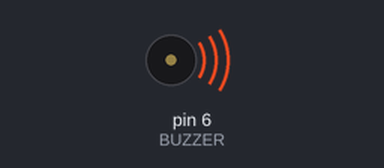
A sketch run on a simulated Arduino Uno, built with avr-gcc and run on an emulated ATmega328P. On the bench: buzzer (waves = sounding). No radio packets arrive unless stated.

Above: at 0.01 s.
At 0.6 s:
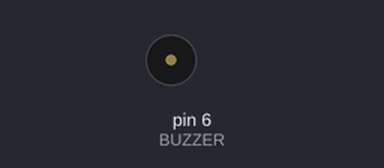
Timing chart, 0 to 2.1 s (numbered marks = the images above):
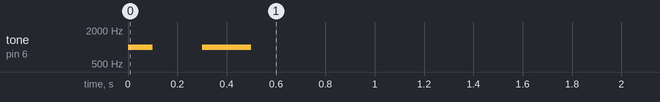

The sketch:

remote_rf433.ino
```cpp
#include <RH_ASK.h>
#include <SPI.h>
#include <PS2X_lib.h>

// uncomment to enable print out debug to uart
// #define COM_DEBUG

// RF433 pin
#define RF_SPEED 2000
#define RF_RX 8
#define RF_TX 9
#define RF_PTT 7

// PS 2 controller pin (via SPI)
#define PS2_DAT 12
#define PS2_CMD 11
#define PS2_SEL 10
#define PS2_CLK 13

// buzzer pin
#define BUZZER 6

// data type to hold PS 2 value
struct PS2_DATA
{
  unsigned int Button;
  byte Left_X;
  byte Left_Y;
  byte Right_Y;
  byte Right_X;
};

RH_ASK _rf_driver(RF_SPEED, RF_RX, RF_TX, RF_PTT);
PS2X _ps2x;

PS2_DATA _ps2_data;
int _ps2_error;

void setup()
{
#ifdef COM_DEBUG
    Serial.begin(57600);
#endif

    if (_rf_driver.init()) {
        tone(BUZZER, 1000, 100);
    }

    // add delay to give PS 2 controller time to startup
    delay(300);

    _ps2_error = _ps2x.config_gamepad(PS2_CLK, PS2_CMD, PS2_SEL, PS2_DAT);
    if (_ps2_error == 0) {
        tone(BUZZER, 1000, 200);
    }
}

void loop()
{
    if (_ps2_error == 0) {
        // read PS 2 analog and button value
        _ps2x.read_gamepad();
        _ps2_data.Button = _ps2x.ButtonDataByte();
        _ps2_data.Left_X = _ps2x.Analog(PSS_LX);
        _ps2_data.Left_Y = _ps2x.Analog(PSS_LY);
        _ps2_data.Right_X = _ps2x.Analog(PSS_RX);
        _ps2_data.Right_Y = _ps2x.Analog(PSS_RY);

#ifdef COM_DEBUG
        Serial.print(_ps2_data.Button, HEX);
        Serial.print(" : ");
        Serial.print(_ps2_data.Left_X, HEX);
        Serial.print(" : ");
        Serial.print(_ps2_data.Left_Y, HEX);
        Serial.print(" : ");
        Serial.print(_ps2_data.Right_X, HEX);
        Serial.print(" : ");
        Serial.print(_ps2_data.Right_Y, HEX);
        Serial.println();
#endif

        bool default_state = _ps2_data.Button == 0x00U &&
            _ps2_data.Left_X == 0x7B & _ps2_data.Left_Y == 0x7B &
            _ps2_data.Right_X == 0x7B & _ps2_data.Right_Y == 0x7B;
        // send PS 2 data via RF433
        if (!default_state & _rf_driver.send((uint8_t *)&_ps2_data, sizeof(PS2_DATA))) {
            _rf_driver.waitPacketSent();
        }
    }
}
```

Measured:
- by itself, tone on pin 6 (BUZZER): silent → 1000 Hz at 0.00 s, → silent 0.10 s later, → 1000 Hz 0.20 s later, → silent 0.20 s later
